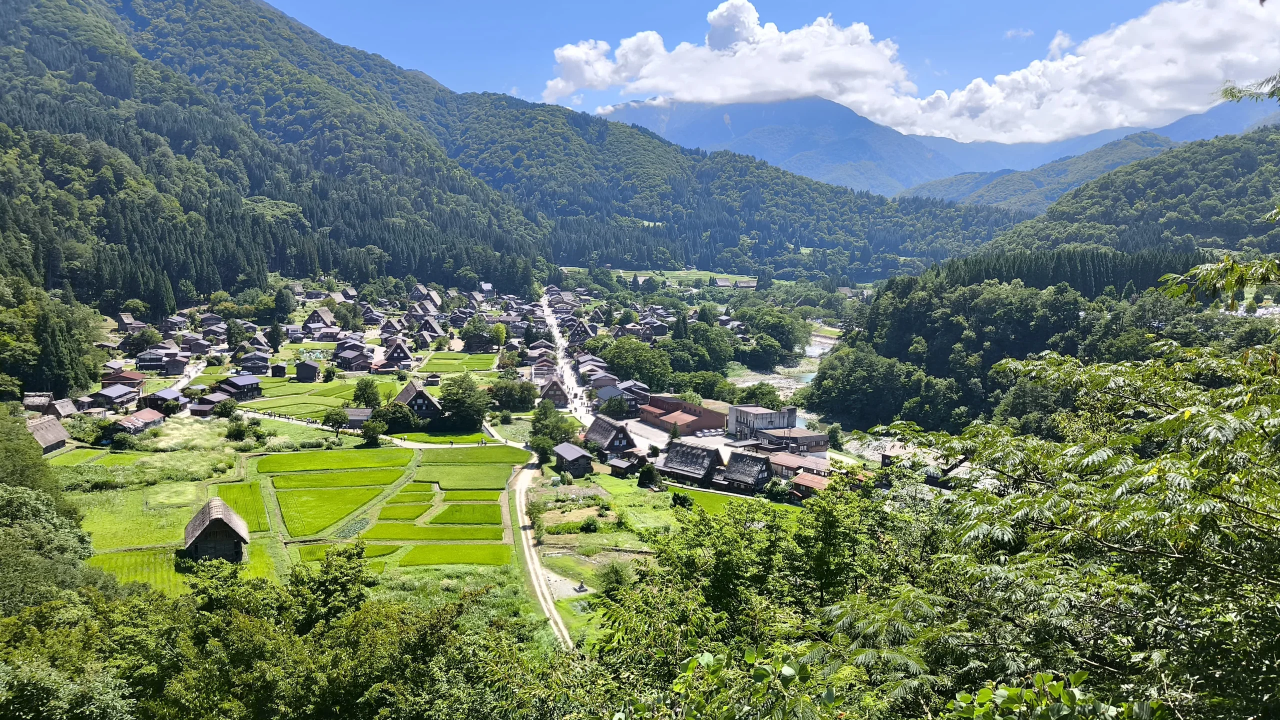
#> input picture assets/source/1.webp, 2560 x 1440 px (shown at 1/2 size); its folder holds only this picture in this run
$ python build_paintings.py ../assets/source/1.webp
#> lines starting #> are read from the running program, lines starting #| are printed output that depends on the picture; after the words box and inside, x2 and y2 are one past the last pixel; in counts of white or black regions, pixels touching at a corner belong together
#!/usr/bin/env python3
"""Repaint the four summer photographs of the village into the four seasons.

    python3 tools/build_paintings.py            (run from the repository root)

Reads   assets/source/{1..4}.webp   (the photographs, taken in summer)
Writes  assets/paintings/{id}-{season}.webp, assets/paintings/{id}-mask.png
        and js/scenes.js (sizes, lights, street lamps, where the moon hangs).
        python3 tools/build_paintings.py --scenes   writes only js/scenes.js.

Lights are (x, y, r) or (x, y, r, kind) on the print: a window unless the kind
says 'lantern'; the lit windows scattered over a village are 'house', some of
which the page leaves dark.  Street lamps are (x, head, foot): where the lamp
hangs and the point on the ground straight below it, where its light falls.

Every pixel is first sorted into sky, leaves, field, water or "built"; the
handful of shapes that colour cannot tell apart (roofs, the pond, the ground)
are outlined by hand below, measured on a 2000 px wide print of each photo.
The seasons are then mixed from that: blossom and flooded paddies in spring,
maples turning and rice gone to straw in autumn, snow on everything that
faces the sky in winter.  The page paints over all of it with a brush, so
what matters here is colour and mass, not detail.

Needs numpy, scipy, opencv-python and Pillow.
"""
import json, os, sys
import numpy as np
import cv2
from PIL import Image, ImageDraw
from scipy import ndimage as ndi

ROOT = os.path.dirname(os.path.dirname(os.path.abspath(__file__)))
SRC = os.path.join(ROOT, 'assets', 'source')
OUT = os.path.join(ROOT, 'assets', 'paintings')
W = 1280          # width of the season pictures
MASK_W = 640      # width of the class mask

# ---- the four places.  Points are (x, y) on a 2000 px wide print. ----------
PLACES = [
    dict(id='overlook', src='1', name='Overlook', kanji='展望台', h=1125, focus=(0.42, 0.55),
         sky_below=0.36, sky_v=0.64, moon=(0.57, 0.07, 0.022),
         village=[(30, 440), (700, 400), (1250, 400), (1480, 440), (1330, 560), (1260, 700), (1500, 760),
                  (1350, 800), (900, 1010), (600, 960), (120, 900), (0, 720)],
         # along the road down the middle, the main street of the village and the lanes by the paddies
         lamps=[(857, 470, 482), (868, 520, 535), (880, 575, 592), (893, 625, 645), (830, 672, 690), (815, 760, 790),
                (832, 850, 885), (862, 925, 965), (470, 640, 658), (640, 672, 690), (300, 552, 568), (1100, 660, 680),
                (1150, 752, 772)],
         haze=0.42),
    dict(id='hojo-residence', src='2', name='Hōjō Residence', kanji='北条家', h=1125, focus=(0.5, 0.45),
         sky_below=0.10,
         roofs=[[(205, 452), (1250, 118), (1612, 52), (1620, 78), (1255, 150), (215, 478)],
                [(1590, 70), (1620, 55), (1778, 380), (1745, 392)],
                [(345, 512), (1285, 365), (1835, 518), (1830, 545), (1285, 392), (350, 540)],
                [(240, 468), (445, 490), (350, 548), (200, 545)]],
         ground=[[(0, 700), (330, 785), (1050, 940), (1300, 1000), (2000, 870), (2000, 1125), (0, 1125)]],
         lights=[(435, 440, 34), (500, 428, 34), (985, 320, 55), (1120, 285, 62), (1375, 578, 40)]),
    dict(id='hinamizawa-estate', src='3', name='Hinamizawa Estate', kanji='雛見沢屋敷', h=1500, focus=(0.6, 0.5),
         sky_below=0.52, moon=(0.66, 0.10, 0.03),
         roofs=[[(1095, 250), (1150, 218), (1795, 352), (1915, 498), (1840, 500), (1560, 490), (1500, 560),
                 (1460, 575), (1440, 600), (1240, 590), (1100, 395), (1010, 340), (1030, 335), (1100, 330)]],
         ground=[[(2000, 1150), (1560, 1195), (1100, 1290), (700, 1375), (400, 1450), (100, 1495), (0, 1500), (2000, 1500)],
                 [(1000, 770), (1450, 780), (1460, 830), (1200, 830), (1000, 800)]],
         water=[[(1040, 1000), (1130, 930), (1420, 910), (1440, 1060), (1560, 1190), (1100, 1285), (700, 1370),
                 (400, 1445), (100, 1490), (0, 1495), (0, 1330), (200, 1340), (640, 1250), (1000, 1180), (1040, 1100)]],
         bloom=0.28,
         lights=[(1105, 470, 24), (1075, 675, 20), (1143, 672, 20)]),
    dict(id='furude-shrine', src='4', name='Furude Shrine', kanji='古手神社', h=1500, focus=(0.5, 0.52),
         sky_below=0.22,
         roofs=[[(650, 450), (800, 415), (880, 370), (930, 318), (1010, 318), (1060, 370), (1140, 415), (1260, 445),
                 (1258, 480), (1140, 455), (1050, 420), (960, 405), (880, 420), (800, 455), (652, 482)],
                [(275, 452), (650, 440), (652, 472), (290, 478)], [(1258, 440), (1625, 448), (1612, 476), (1258, 472)],
                [(62, 500), (250, 520), (380, 545), (378, 580), (240, 572), (75, 548)],
                [(1900, 497), (1700, 520), (1520, 548), (1522, 582), (1700, 570), (1890, 545)]],
         hard=[[(40, 1090), (1960, 1090), (2000, 1500), (0, 1500)], [(280, 560), (1640, 560), (1640, 1090), (280, 1090)]],
         ground=[[(40, 1090), (1960, 1090), (2000, 1500), (0, 1500)]],
         bloom=0.15,
         lights=[(365, 715, 26, 'lantern'), (1585, 715, 26, 'lantern'), (960, 572, 16, 'lantern'), (960, 960, 70, 'lantern'),
                 (1550, 745, 18, 'lantern'), (660, 760, 18, 'lantern')]),
]
SEASONS = ['spring', 'summer', 'autumn', 'winter']


def smooth(a, b, x):
    t = np.clip((x - a) / (b - a), 0, 1)
    return t * t * (3 - 2 * t)


def mix(a, b, t):
    a, b = np.asarray(a), np.asarray(b)
    if np.ndim(t) == 2 and max(a.ndim, b.ndim) != 2:      # a mask over colours
        t = t[..., None]
    return a * (1 - t) + b * t


def noise(shape, sigma, rng):
    """Smooth noise, spread evenly over 0..1."""
    n = ndi.gaussian_filter(rng.standard_normal(shape), sigma, mode='reflect')
    flat = n.ravel()
    ranks = np.empty(flat.size)
    ranks[np.argsort(flat)] = np.linspace(0, 1, flat.size)
    return ranks.reshape(shape)


def poly_mask(polys, w, h, ph, blur=1.5):
    im = Image.new('L', (w, h), 0)
    d = ImageDraw.Draw(im)
    for p in polys or []:
        d.polygon([(x / 2000 * w, y / ph * h) for x, y in p], fill=255)
    return ndi.gaussian_filter(np.asarray(im, dtype=np.float32) / 255, blur)


def hsv(rgb):
    return cv2.cvtColor(rgb.astype(np.float32), cv2.COLOR_RGB2HSV)


def rgb_of(h):
    h = h.copy()
    h[..., 0] %= 360
    h[..., 1:] = np.clip(h[..., 1:], 0, 1)
    return cv2.cvtColor(h.astype(np.float32), cv2.COLOR_HSV2RGB)


def classify(rgb, place):
    h, w = rgb.shape[:2]
    H, S, V = np.moveaxis(hsv(rgb), 2, 0)
    yy = np.linspace(0, 1, h)[:, None] * np.ones((1, w))
    veg = ((H > 48) & (H < 178) & (S > 0.15) & (V > 0.06)).astype(np.float32)
    near = ndi.gaussian_filter(veg, 3)
    veg = ((veg > 0) | ((V < 0.16) & (near > 0.5))) & (near > 0.25)
    blue = (H > 185) & (H < 256) & (S > 0.14) & (V > place.get('sky_v', 0.42)) & ~veg
    white = (S < 0.2) & (V > 0.78) & ~veg
    cand = (blue | white) & (yy < place['sky_below'])
    lab, _ = ndi.label(ndi.binary_dilation(cand, iterations=2))
    keep = np.unique(lab[blue & (yy < place['sky_below'])])
    sky = np.isin(lab, keep[keep > 0]) & cand
    sky = ndi.binary_closing(sky, iterations=2)
    ph = place['h']
    veg &= ~sky & (poly_mask(place.get('hard'), w, h, ph, 0.5) < 0.5)
    water = poly_mask(place.get('water'), w, h, ph)
    ground = poly_mask(place.get('ground'), w, h, ph)
    roof = poly_mask(place.get('roofs'), w, h, ph)
    village = poly_mask([place['village']] if 'village' in place else None, w, h, ph, 6)
    field = (veg & (H > 55) & (H < 105) & (S > 0.5) & (V > 0.58)).astype(np.float32) * (village > 0.5)
    field = ndi.gaussian_filter(field, 2)
    return dict(veg=veg.astype(np.float32), sky=sky.astype(np.float32), water=water, ground=ground,
                roof=roof, village=village, field=field)


def paint(rgb, c, place, season, rng):
    h, w = rgb.shape[:2]
    k = w / 1280.0
    hs = hsv(rgb)
    H, S, V = hs[..., 0].copy(), hs[..., 1].copy(), hs[..., 2].copy()
    L = rgb @ np.array([0.299, 0.587, 0.114], dtype=np.float32)
    veg = c['veg'] * (1 - np.clip(c['water'] * 2, 0, 1))
    grass = veg * c['ground']
    trees = veg * (1 - c['ground']) * (1 - np.clip(c['field'] * 2, 0, 1))
    leafy = smooth(0.2, 0.44, ndi.gaussian_filter(V, 6 * k)) * trees     # broadleaf: lighter than the cedars
    clump = noise((h, w), 16 * k, rng) * 0.75 + noise((h, w), 3 * k, rng) * 0.25
    sky = c['sky'][..., None]

    if season == 'summer':
        out = rgb_of(np.dstack([H, S * 1.04, V]))

    elif season == 'spring':
        Hn = mix(H, 86.0, 0.55 * veg)
        Sn = S * (1 - 0.12 * veg)
        Vn = V * (1 + 0.14 * veg) + 0.02 * veg
        out = rgb_of(np.dstack([Hn, Sn, Vn]))
        # cherry and plum in clouds among the broadleaf trees
        blobs = noise((h, w), 10 * k, rng) * 0.8 + noise((h, w), 2.5 * k, rng) * 0.2
        edge = 1 - place.get('bloom', 0.22)
        bloom = smooth(edge - 0.05, edge + 0.05, blobs) * smooth(0.3, 0.6, leafy) * smooth(0.14, 0.38, V)
        tex = noise((h, w), 1.6 * k, rng)
        pink = np.dstack([0.98 - 0.10 * tex, 0.80 - 0.22 * tex, 0.86 - 0.16 * tex]) * (0.62 + 0.5 * np.clip(V, 0, 0.8))[..., None]
        out = mix(out, np.clip(pink, 0, 1), bloom * 0.92)
        # the paddies stand under water and show the sky
        hp = L - ndi.gaussian_filter(L, 5 * k)
        wet = np.array([0.66, 0.76, 0.84]) * (0.9 + 0.25 * noise((h, w), 20 * k, rng))[..., None] + hp[..., None] * 0.6
        out = mix(out, np.clip(wet, 0, 1), np.clip(c['field'] * 1.3, 0, 1) * 0.8)
        out = mix(out, np.array([0.84, 0.90, 0.96]), 0.24 * sky)
        out = mix(out, np.array([1.0, 0.98, 0.97]), 0.05)

    elif season == 'autumn':
        hue = np.interp(clump, [0, 0.22, 0.45, 0.7, 1], [78, 54, 38, 22, 6])
        Hn = mix(H, hue, 0.96 * leafy)
        Sn = S * (1 + 0.22 * leafy) * (1 - 0.12 * (trees - leafy))
        Vn = V * (1 + 0.16 * leafy) * (1 - 0.08 * (trees - leafy))
        # grass and the rice: straw and gold
        Hn = mix(Hn, 44.0, 0.9 * grass)
        Sn = Sn * (1 - 0.3 * grass)
        f = np.clip(c['field'] * 1.3, 0, 1)
        Hn = mix(Hn, 46.0, f)
        Sn = Sn * (1 - 0.22 * f)
        Vn = Vn * (1 + 0.04 * f)
        out = rgb_of(np.dstack([Hn, Sn, Vn]))
        warm = out * np.array([1.05, 1.0, 0.92])
        out = mix(warm, out * np.array([0.92, 0.97, 1.06]), 0.7 * sky)
        out = mix(out, mix(out, np.array([0.55, 0.36, 0.2]), 0.22), c['water'])

    else:  # winter
        Lb = ndi.gaussian_filter(L, 9 * k)
        hp = L - Lb
        hps = ndi.gaussian_filter(hp, 0.8 * k)
        val = np.clip(0.9 + hps * 1.1 + (Lb - 0.45) * 0.22, 0.56, 1.0)
        sh = 1 - val
        snow = np.dstack([val - sh * 0.16, val - sh * 0.04, val + sh * 0.08])
        fine = noise((h, w), 1.4 * k, rng)
        laden = 0.45 + 0.55 * smooth(0.25, 0.75, clump)                  # some boughs carry more than others
        wv = (0.06 + 0.8 * smooth(0.22, 0.55, L + (fine - 0.5) * 0.16) * laden) * veg
        built = (1 - veg) * (1 - c['sky'])
        wb = smooth(0.5, 0.76, L) * 0.85 * built
        keep_dark = smooth(0.015, 0.09, -hp)
        wvil = c['village'] * 0.86 * (1 - 0.6 * keep_dark)
        wflat = np.maximum(c['ground'], np.clip(c['field'] * 1.3, 0, 1)) * 0.97
        wroof = c['roof'] * 0.97 * (1 - veg)
        wsnow = np.maximum.reduce([wv, wb, wvil, wflat, wroof]) * (1 - c['sky']) * (1 - np.clip(c['water'] * 1.5, 0, 1))
        # what the snow leaves showing: cedars nearly black-green, bare twigs brown, wood a little colder
        twig = smooth(0.35, 0.7, leafy)
        Hc = mix(mix(H, 135.0, 0.35 * veg), 28.0, 0.8 * twig)
        Sc = S * (1 - 0.15 * veg) * (1 - 0.3 * twig) * 0.9
        Vc = V * (1 - 0.3 * veg)
        cold = rgb_of(np.dstack([Hc, Sc, Vc])) * np.array([0.95, 0.98, 1.05])
        cold = mix(cold, cold * np.array([0.5, 0.56, 0.66]), c['water'])
        out = mix(cold, snow, wsnow)
        cloud = smooth(0.35, 0.9, ndi.gaussian_filter(L, 4 * k)) * 0.6 + noise((h, w), 40 * k, rng) * 0.4
        over = mix(np.array([0.70, 0.74, 0.80]), np.array([0.90, 0.91, 0.93]), cloud)
        out = mix(out, over, sky)
        if place.get('haze'):
            yy = np.linspace(0, 1, h)[:, None] * np.ones((1, w))
            far = smooth(0.50, 0.05, yy) * place['haze'] * (1 - c['sky'])
            out = mix(out, np.array([0.86, 0.88, 0.92]), far)

    return np.clip(out, 0, 1)


def main():
    pictures = '--scenes' not in sys.argv[1:]      # --scenes: only the lights and the rest in js/scenes.js
    os.makedirs(OUT, exist_ok=True)
    scenes = []
    for n, place in enumerate(PLACES):
        im = Image.open(os.path.join(SRC, place['src'] + '.webp')).convert('RGB')
#> im is the input picture: PIL image 2560x1440 RGB; mean R, G, B 108.4, 125, 109.2
        h = round(im.height * W / im.width)
        rgb = np.asarray(im.resize((W, h), Image.LANCZOS), dtype=np.float32) / 255
        c = classify(rgb, place)
#> in classify, `veg = ((H > 48) & (H < 178) & (S > 0.15) & (V > 0.06)).astype(np.float..`:
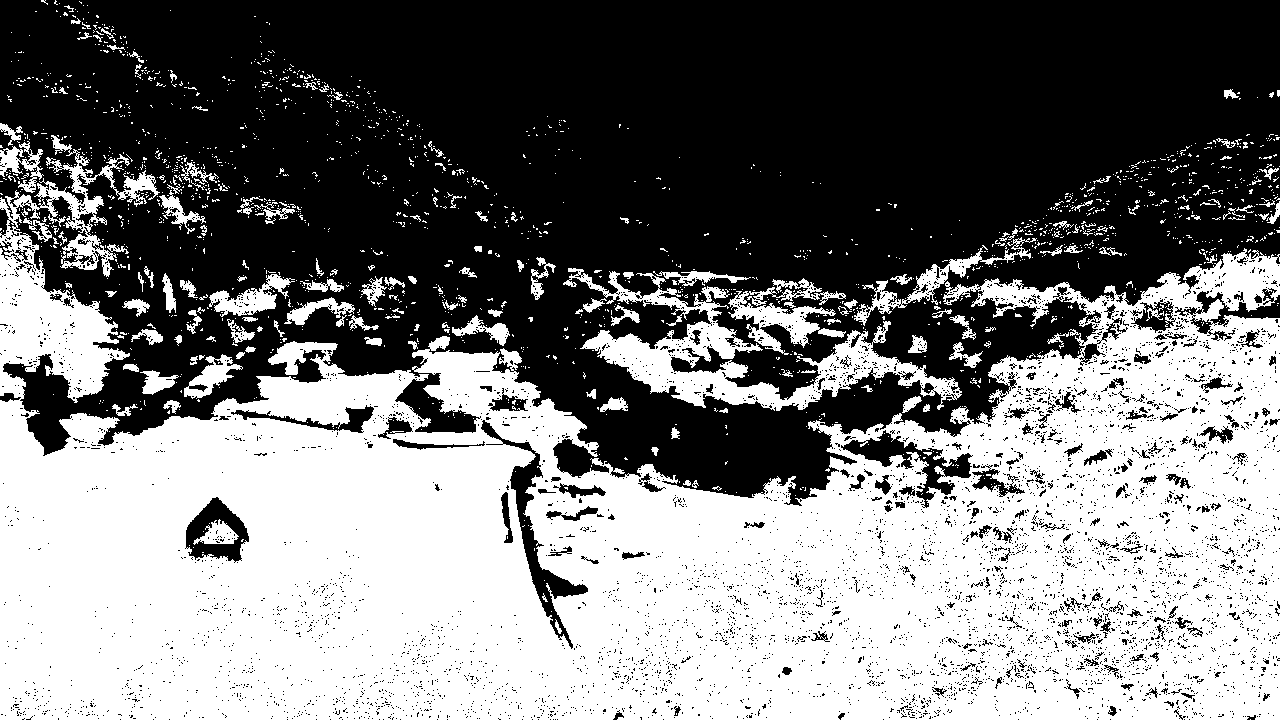
#> veg: shape (720, 1280) float32; values 0 (black) and 1 (white), 47.8% white; 1840 white regions (1673 under 20 px), largest, box (x1, y1, x2, y2) and area: (0, 135, 1280, 720) 398368, (563, 268, 962, 411) 13776, (728, 278, 846, 355) 3204
#> in classify, `lab, _ = ndi.label(ndi.binary_dilation(cand, iterations=2))`:
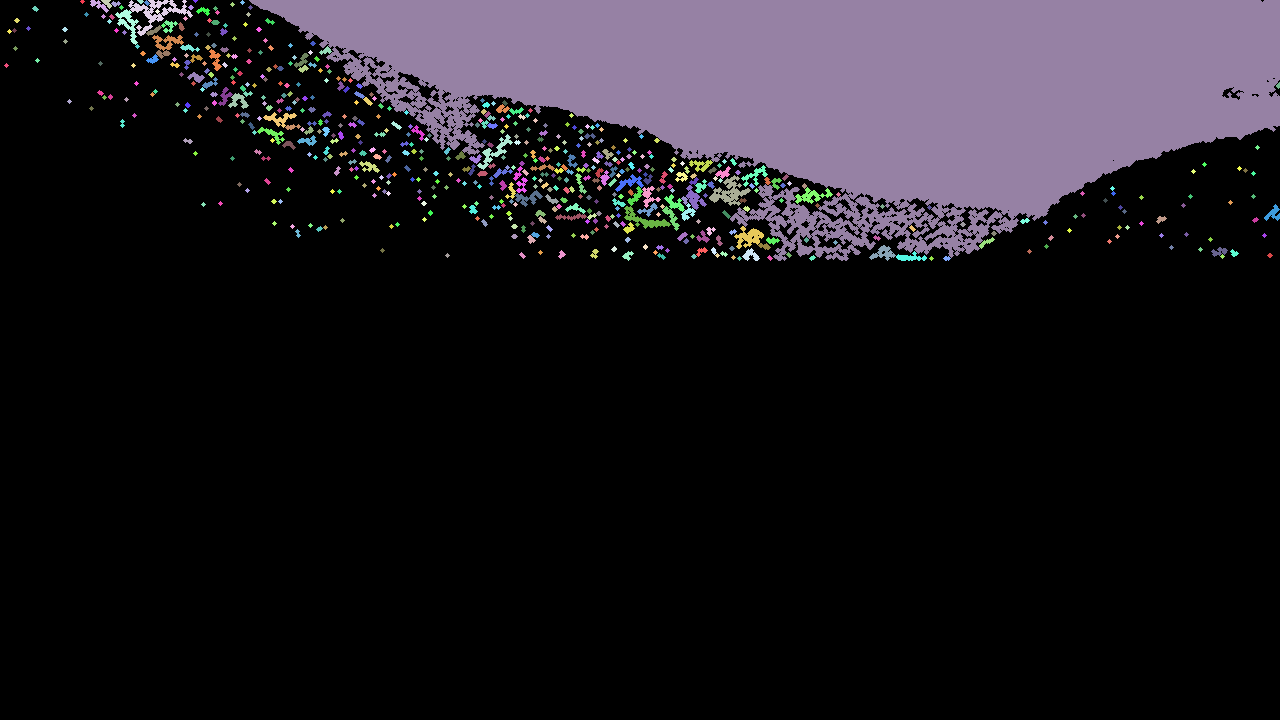
#> lab: shape (720, 1280) int32; 619 distinct labels, from 0 to 618; one colour per label, 0 black
#> in classify, `keep = np.unique(lab[blue & (yy < place['sky_below'])])`: keep = 603 values from 1 to 618
#> c = 7 items
        for season in SEASONS if pictures else []:
            out = paint(rgb, c, place, season, np.random.default_rng(7 + n))
            Image.fromarray((out * 255 + 0.5).astype(np.uint8)).save(
                os.path.join(OUT, f"{place['id']}-{season}.webp"), quality=80, method=6)
#> this loop made 4 passes
#> pass 1, in smooth, `t = np.clip((x - a) / (b - a), 0, 1)`:
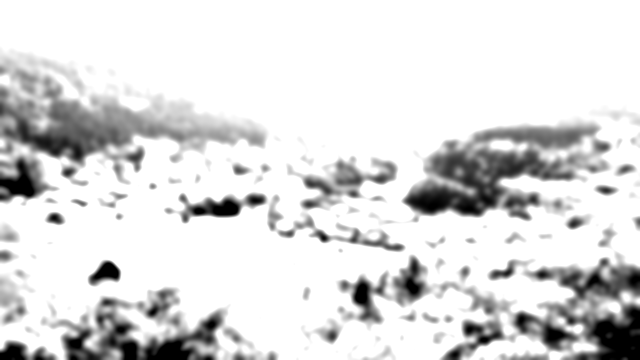
#> t: shape (720, 1280) float32 (shown at 1/2 size); min 0, max 1, mean 0.862
        if pictures:
            mh = round(h * MASK_W / W)
            sway = np.maximum(c['veg'] * (1 - np.clip(c['water'] * 2, 0, 1)), 0)
            mask = np.dstack([c['sky'], sway, np.clip(c['water'], 0, 1)])
            Image.fromarray((mask * 255).astype(np.uint8)).resize((MASK_W, mh), Image.BILINEAR).save(
                os.path.join(OUT, f"{place['id']}-mask.png"), optimize=True)
        ph = place['h']
        lights = [[round(x / 2000, 4), round(y / ph, 4), round(r / 2000, 4), *kind] for x, y, r, *kind in place.get('lights', [])]
        if 'village' in place:           # the village from above: a scatter of lit windows among the roofs
            rng = np.random.default_rng(3)
            ok = (c['village'] > 0.6) & (c['veg'] < 0.5) & (c['field'] < 0.2) & (c['sky'] < 0.5)
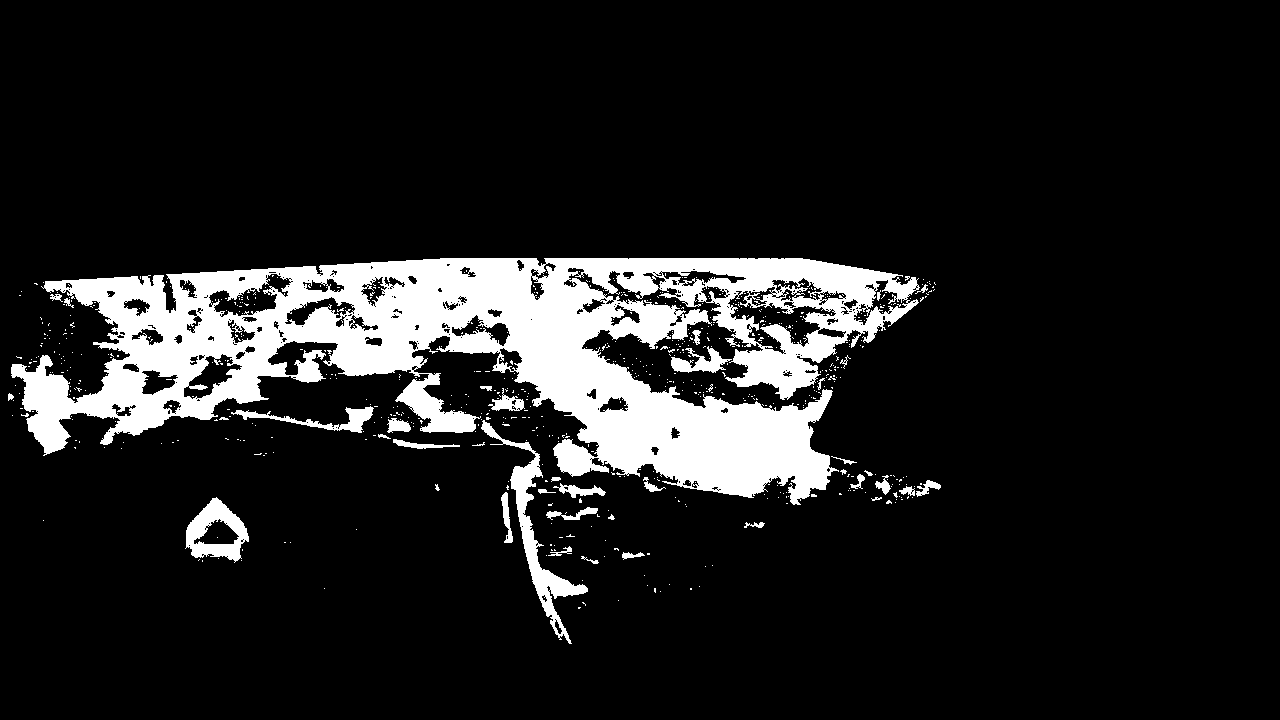
#> ok: shape (720, 1280) bool; 12% white; 671 white regions (631 under 20 px), largest, box (x1, y1, x2, y2) and area: (11, 258, 920, 505) 98646, (481, 420, 588, 644) 3330, (185, 497, 249, 563) 2007
            ys, xs = np.nonzero(ok)
            for i in rng.choice(len(xs), 46, replace=False):
                lights.append([round(xs[i] / W, 4), round(ys[i] / h, 4), round(float(rng.uniform(0.003, 0.0055)), 4), 'house'])
#> this loop made 46 passes
#> i on passes 1 to 8: 81579, 105732, 104375, 26177, 32997, 35381, 83670, 89701
#> after the loop, lights = 46 items, first 6: [0.043, 0.576, 0.0052, 'house'], [0.167, 0.704, 0.0033, 'house'], [0.509, 0.681, 0.0051, 'house'], [0.632, 0.418, 0.004, 'house'], [0.285, 0.436, 0.0042, 'house'], [0.144, 0.442, 0.0034, 'house']
        lamps = [[round(x / 2000, 4), round(top / ph, 4), round(foot / ph, 4)] for x, top, foot in place.get('lamps', [])]
        scenes.append(dict(id=place['id'], name=place['name'], kanji=place['kanji'], w=W, h=h,
                           focus=place['focus'], moon=place.get('moon'), lights=lights, lamps=lamps))
        print(place['id'], 'done')
#| overlook done
    with open(os.path.join(ROOT, 'js', 'scenes.js'), 'w') as f:
        f.write('/* Generated by tools/build_paintings.py.  Not to be edited. */\n')
        f.write('window.HINAMIZAWA = ' + json.dumps(scenes, ensure_ascii=False, separators=(',', ':')) + ';\n')


if __name__ == '__main__':
#> (the run stopped early here; a loop or call above may not have finished)
